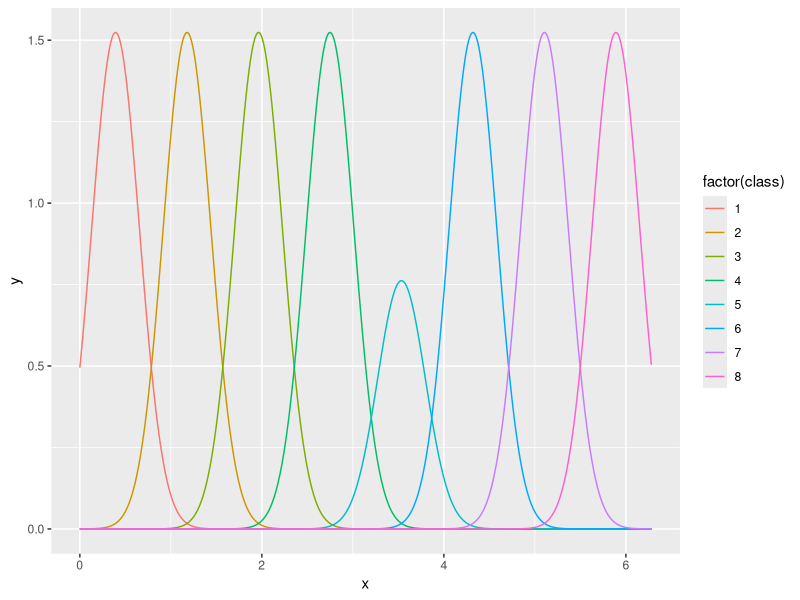
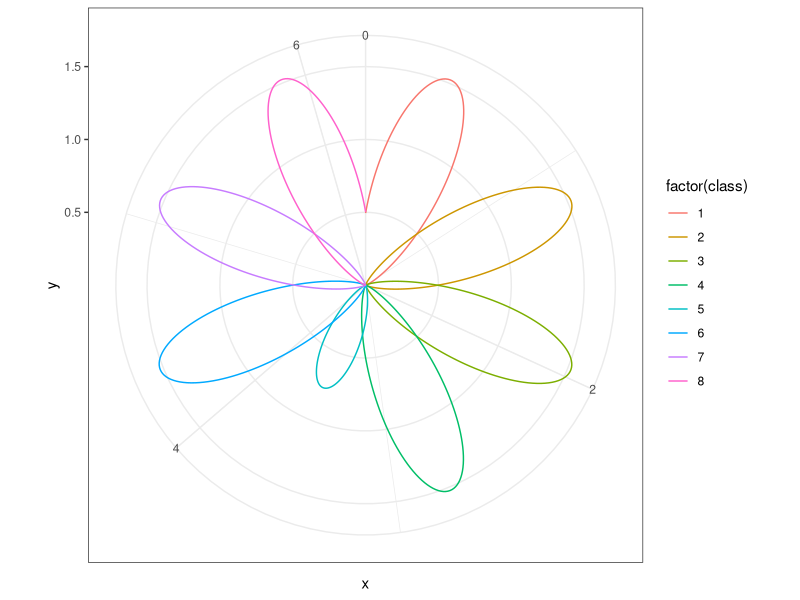
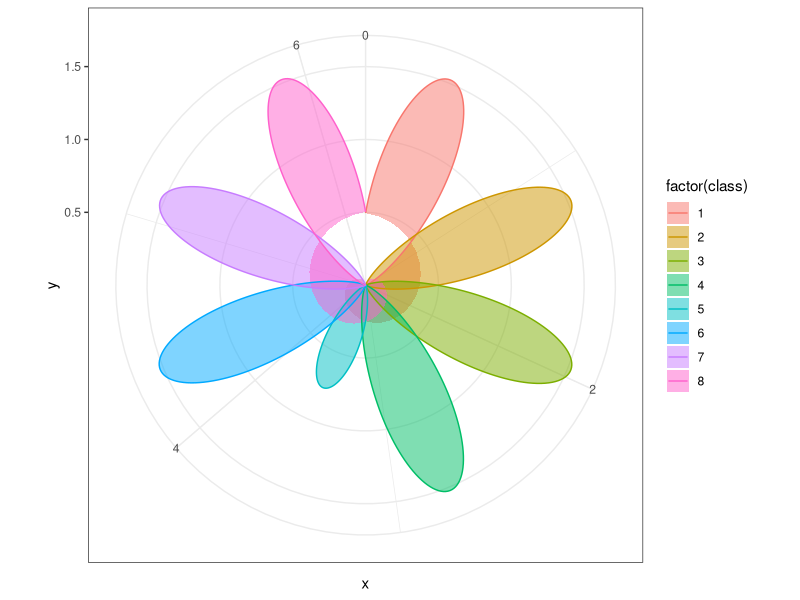

These figures' R source, in order:
library(tidyverse)
#Have the user create or use a tidy data set that will have the

dframe <- data.frame(
  expand.grid(
  x = seq(0, 2*pi, by = 0.01),
  class = 1:8
  )
)

dframe$y = dnorm(dframe$x, mean = (dframe$class-.5)*pi/4, sd = pi/12) #Restrict the values to be between 0 and 2pi range here
dframe$y = dframe$y * ((dframe$class != 5) * 0.5 + 0.5) #This will scale the petal size for the different sizes.

dframe %>% ggplot(aes(x = x)) +
  geom_line(aes(y = y, colour = factor(class)))

dframe %>% ggplot(aes(x = x)) +
  geom_line(aes(y = y, colour = factor(class))) +
  coord_polar() +
  theme_bw()

dframe %>% ggplot(aes(x = x)) +
  geom_polygon(aes(y = y, fill = factor(class)), alpha = 0.5) +
  geom_line(aes(y = y, colour = factor(class))) +
  coord_polar() +
  theme_bw()
